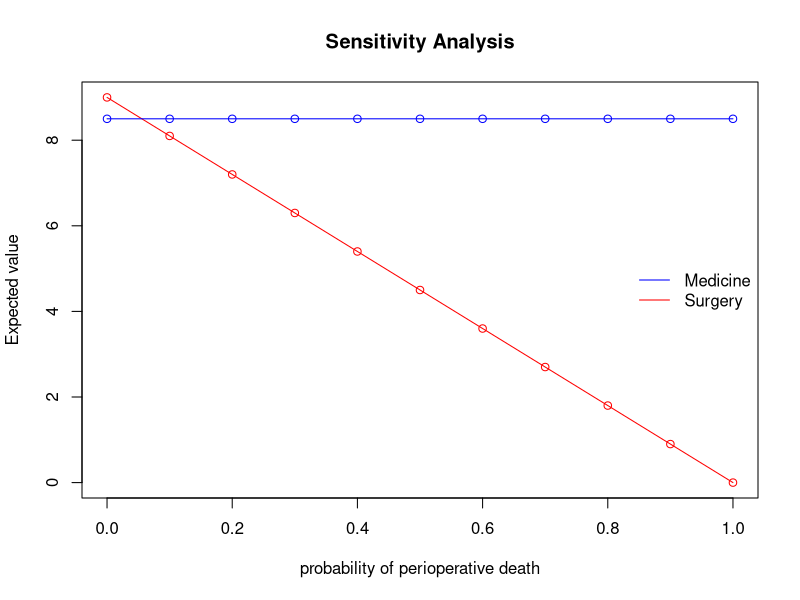

Write the R code that produced this figure.
## ---- chunk 1
# Unsuccessful medicine, die from CAD (probability) = 0.3
# Life expectancy after unsuccessful medicine on CAD (life years) = 5
# Life expectancy after successful medicine on CAD (life years) = 10
Medicine <- 0.3 * 5 + (1 - 0.3) * 10
Medicine

# Perioperative death (probability) = 0.05
# Life expectancy after perioperative death (life years) = 0
# Unsuccessful surgery, die from CAD (probability) = 0.2
# Life expectancy after unsuccessful surgery on CAD (life years) = 5
# Life expectancy after successful surgery on CAD (life years) = 10
Surgery  <- 0.05 * 0 + (1 - 0.05) * (0.2 * 5 + (1 - 0.2) * 10)
Surgery
## ---- chunk 2
# Life expectancy (life years)
LE_death_CAD         <- 5    # Life expectancy after unsuccessful surgery on CAD
LE_death_ORSurgery   <- 0    # Life expectancy after perioperative death 
LE_death_otherCauses <- 10   # Life expectancy after successful surgery on CAD 

# Probabilities
p_death_CADMedicine  <- 0.3  # Probability of death from CAD due to unsuccessful medicine
p_death_CADSurgery   <- 0.2  # Probability of death from CAD due to unsuccessful surgery
p_death_ORSurgery    <- 0.05 # Probability of perioperative death

# Utility (of CAD)
u_CADMedicine        <- 0.5  # Utility after CAD under Medicine
u_CADSurgery         <- 0.8  # Utility after CAD under Surgery
## ---- chunk 3
Medicine <-     p_death_CADMedicine  * LE_death_CAD + 
           (1 - p_death_CADMedicine) * LE_death_otherCauses
Medicine

Surgery  <-     p_death_ORSurgery * LE_death_ORSurgery + 
           (1 - p_death_ORSurgery) * (      p_death_CADSurgery  * LE_death_CAD + 
                                       (1 - p_death_CADSurgery) * LE_death_otherCauses
                                     )
Surgery
## ---- chunk 4
v_p_death_ORSurgery <- c(0, 0.1, 0.2, 0.3, 0.4, 0.5, 0.6, 0.7, 0.8, 0.9, 1)
# v_p_death_ORSurgery <- seq(0, 1, 0.1) # simpler
Medicine_sens <-     p_death_CADMedicine  * LE_death_CAD + 
                (1 - p_death_CADMedicine) * LE_death_otherCauses

Surgery_sens  <-     v_p_death_ORSurgery  * LE_death_ORSurgery + 
                (1 - v_p_death_ORSurgery) * (      p_death_CADSurgery  * LE_death_CAD + 
                                              (1 - p_death_CADSurgery) * LE_death_otherCauses
                                            )
plot(v_p_death_ORSurgery, Surgery_sens, type="l", main="Sensitivity Analysis", 
     xlab="probability of perioperative death", ylab="Expected value", col="red")
points(v_p_death_ORSurgery, Surgery_sens, col="red")
lines(v_p_death_ORSurgery, rep(Medicine_sens, 11), col="blue")
points(v_p_death_ORSurgery, rep(Medicine_sens, 11), col="blue")
legend("right", c("Medicine", "Surgery"), col=c("blue", "red"), lty=c(1,1), bty="n")
## ---- chunk 5
# p_death_Tx: probability of death after unsuccessful treatment
# LE_death_Tx: life expectancy after unsuccessful treatment
# LE_death_noTx: life expectancy after successful treatment
# u_CAD: utility after CAD
Effectiveness_Subtree <- function(p_death_Tx, LE_death_Tx, LE_death_noTx, u_CAD) {
  
                                      p_death_Tx  * LE_death_Tx   * u_CAD + 
                                 (1 - p_death_Tx) * LE_death_noTx * 1
}
## ---- chunk 6
Medicine <- Effectiveness_Subtree(p_death_Tx    = p_death_CADMedicine, 
                                  LE_death_Tx   = LE_death_CAD, 
                                  LE_death_noTx = LE_death_otherCauses, 
                                  u_CAD         = u_CADMedicine)
Medicine

Surgery  <-      p_death_ORSurgery  * LE_death_ORSurgery +  
            (1 - p_death_ORSurgery) * Effectiveness_Subtree(p_death_Tx    = p_death_CADSurgery, 
                                                            LE_death_Tx   = LE_death_CAD, 
                                                            LE_death_noTx = LE_death_otherCauses, 
                                                            u_CAD         = u_CADSurgery)
Surgery
